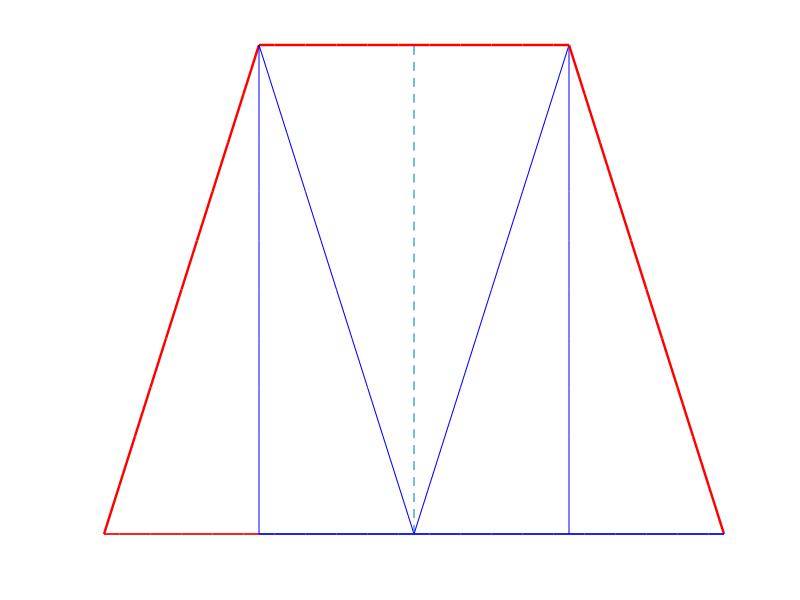

This figure's MATLAB source:
% The system of linear equations for the Truss Problem
A = [1/sqrt(2) 0 0 -1 -1/sqrt(2) 0 0 0 0 0 0 0 0;
     1/sqrt(2) 0 1  0  1/sqrt(2) 0 0 0 0 0 0 0 0;
     0         0 1  0  0         0 0 0 0 0 0 0 0;
     0         1 0  0  0         1 0 0 0 0 0 0 0;
     0         0 0  0  0         0 1 0 0 0 0 0 0;
     0         0 0  1  0         0 0 -1 0 0 0 0 0;
     0 0 0 0 1/sqrt(2) 0 1 0 1/sqrt(2) 0 0 0 0;
     0 0 0 0 1/sqrt(2) 1 0 0 -1/sqrt(2) -1 0 0 0;
     0 0 0 0 0 0 0 1 1/sqrt(2) 0 0 -1/sqrt(2) 0;
     0 0 0 0 0 0 0 0 1/sqrt(2) 0 1 1/sqrt(2) 0;
     0 0 0 0 0 0 0 0 0 0 1 0 0;
     0 0 0 0 0 0 0 0 0 1 0 0 -1;
     0 0 0 0 0 0 0 0 0 0 0 1/sqrt(2) 1];

% To solve Ax = b
b = [0; 0; 10; 0; 0; 0; 15; 0; 0; 0; 10; 0; 0];

% x is the solution to the linear system
x = A\b;
vals = abs((x/sum(abs(x)))*15);
disp(vals)

% Plotting the result vector
x_1 = 0:1/10:1;
y_1 = x_1;

figure % new figure window
plot(x_1, y_1, 'r','LineWidth', vals(1));
axis off;

hold on;
x_2 = 0:1/10:1;
y_2 = x_2*0;
plot(x_2, y_2, 'r', 'LineWidth', vals(2));

y_3 = 0:1/10:1;
x_3 = y_3*0 + 1;
plot(x_3, y_3, 'b', 'LineWidth',vals(3));

x_4 = 1:1/10:2;
y_4 = x_4*0 + 1;
plot(x_4, y_4, 'r','LineWidth', vals(4));

x_5 = 1:1/10:2;
y_5 = -x_5+2;
plot(x_5, y_5, 'b','LineWidth', vals(5));

x_6 = 1:1/10:2;
y_6 = x_2*0;
plot(x_6, y_6, 'b', 'LineWidth',vals(6));

y_7 = 0:1/10:1;
x_7 = y_7*0 + 2;
plot(x_7, y_7, '--');

x_8 = 2:1/10:3;
y_8 = x_8*0 + 1;
plot(x_8, y_8, 'r', 'LineWidth',vals(8));

x_9 = 2:1/10:3;
y_9 = x_9-2;
plot(x_9, y_9, 'b','LineWidth', vals(9));

x_10 = 2:1/10:3;
y_10 = x_10*0;
plot(x_10, y_10, 'b','LineWidth', vals(10));

y_11 = 0:1/10:1;
x_11 = y_11*0 + 3;
plot(x_11, y_11, 'b', 'LineWidth',vals(11));

x_12 = 3:1/10:4;
y_12 = -x_12+4;
plot(x_12, y_12, 'r', 'LineWidth',vals(12));

x_13 = 3:1/10:4;
y_13 = x_13*0;
plot(x_13, y_13, 'b','LineWidth', vals(13));
hold off;